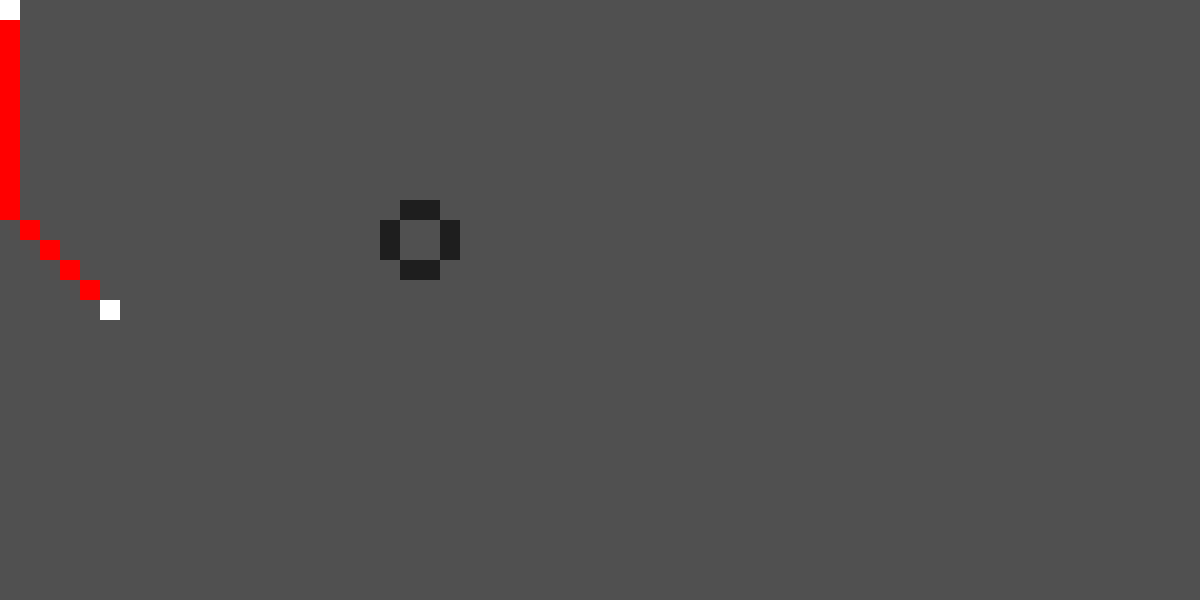
Frame 1 (no input)
Frame 60 (no input): identical to frame 1, image omitted
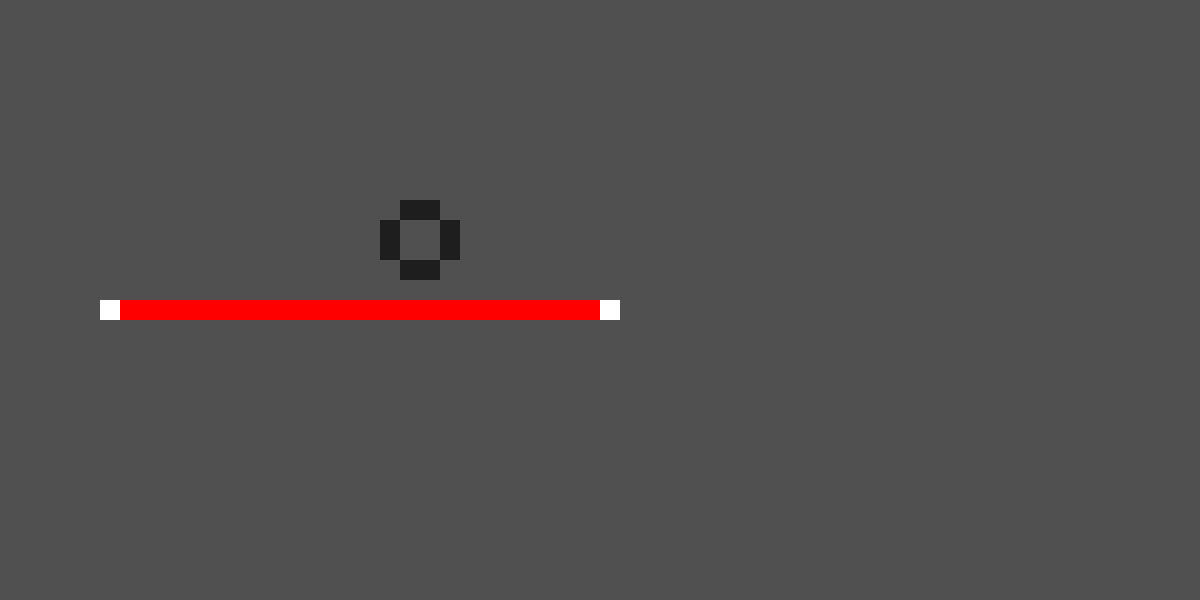
Frame 120 (the mouse pressed at the canvas centre since frame 60)

The p5.js sketch that drew these frames (run headless with seeded random() and noise() and a simulated clock; from frame 60 on, the mouse is pressed at the canvas centre):

// p5.js sketch
// ── sketch.js
let GRID_SIZE_X = 60;
let GRID_SIZE_Y = 30;
let NODE_SIZE = 20;

let lst;
let pathfinder;

// Start position
let startX = 5;
let startY = 15;

function setup() {
  createCanvas(GRID_SIZE_X * NODE_SIZE, GRID_SIZE_Y * NODE_SIZE);
  noStroke();

  // Create an instance of the Pathfinder
  pathfinder = new Pathfinder(GRID_SIZE_X, GRID_SIZE_Y, NODE_SIZE);

  // Add unwalkable lines
  // pathfinder.addUnwalkableRect(20, 4, 1, 10);
  // pathfinder.addUnwalkableRect(20, 16, 1, 10);
  // pathfinder.addUnwalkableRect(30, 10, 1, 10);
  // pathfinder.addUnwalkableRect(40, 4, 1, 10);
  // pathfinder.addUnwalkableRect(40, 16, 1, 10);

  // pathfinder.addUnwalkableNode(20, 10);
  // pathfinder.addUnwalkableNode(22, 10);
  // pathfinder.addUnwalkableNode(21, 9);
  // pathfinder.addUnwalkableNode(21, 11);
  pathfinder.addUnwalkableNode(20, 10);
  pathfinder.addUnwalkableNode(21, 10);
  pathfinder.addUnwalkableNode(20, 13);
  pathfinder.addUnwalkableNode(21, 13);
  pathfinder.addUnwalkableNode(22, 11);
  pathfinder.addUnwalkableNode(22, 12);
  pathfinder.addUnwalkableNode(19, 11);
  pathfinder.addUnwalkableNode(19, 12);
}

function draw() {
  background(80);

  // Set the target position to the mouse position
  let targetX = constrain(floor(mouseX / pathfinder.nodeSize), 0, pathfinder.sizeX - 1);
  let targetY = constrain(floor(mouseY / pathfinder.nodeSize), 0, pathfinder.sizeY - 1);

  // Draw start node
  rect(startX * pathfinder.nodeSize, startY * pathfinder.nodeSize, pathfinder.nodeSize, pathfinder.nodeSize);

  // Draw path nodes
  lst = pathfinder.getPath(startX, startY, targetX, targetY);
  for (let i = 0; i < lst.length; i++) {
    lst[i].draw();
  }
  print(lst[lst.length - 1]);

  // Draw unwalkable nodes
  pathfinder.drawUnwalkableNodes();

  // Draw target node
  rect(targetX * pathfinder.nodeSize, targetY * pathfinder.nodeSize, pathfinder.nodeSize, pathfinder.nodeSize);
}

// ── pathfinder.js
class Node {
  constructor(x, y) {
    this.x = x;
    this.y = y;
  }

  _getNeib(allowDiagonal=true) {
    let list = []
    if (allowDiagonal) {
      for (let i = -1; i < 2; i++) {
        for (let j = -1; j < 2; j++) {
          if (i == 0 && j == 0)
            continue;
          list.push(createVector(i, j));
        }
      }
    } else {
      list.push(createVector(0, -1));
      list.push(createVector(0, 1));
      list.push(createVector(-1, 0));
      list.push(createVector(1, 0));
    }
    return list;
  }

}

class WalkableNode extends Node {
  constructor(x, y, gCost = -1, hCost = -1, parent = null) {
    super(x, y);
    this.type = 'OPEN';
    this.gCost = gCost;
    this.hCost = hCost;
    this.parent = parent;
  }

  getFCost() {
    return this.gCost + this.hCost;
  }

  draw() {
    push();
    if (this.type == 'OPEN')
      fill(0, 255, 0);
    else if (this.type == 'CLOSED')
      fill(255, 0, 0);
    rect(this.x * NODE_SIZE, this.y * NODE_SIZE, NODE_SIZE, NODE_SIZE);
    pop();
  }
}

class UnwalkableNode extends Node {
  constructor(x, y) {
    super(x, y);
    this.type = 'OBSTACLE'
  }

  draw() {
    push();
    fill(30);
    rect(this.x * NODE_SIZE, this.y * NODE_SIZE, NODE_SIZE, NODE_SIZE);
    pop();
  }
}

class Pathfinder {
  constructor(sizeX, sizeY, nodeSize, allowDiagonal=true) {
    this.sizeX = sizeX;
    this.sizeY = sizeY;
    this.nodeSize = nodeSize;
    this.allowDiagonal = allowDiagonal;

    this.unwalkableNodesList = []
  }

  // Returns the index in the list if found.
  // Returns -1 if not found
  static _nodeExistsInList(nodeX, nodeY, list) {
    for (let j = 0; j < list.length; j++) {
      if (list[j].x == nodeX && list[j].y == nodeY) {
        return j; // Found it
      }
    }
    return -1; // Didn't find it
  }

  // Returns the h distance between 2 nodes
  static _dist2(x1, y1, x2, y2) {
    let diffX = abs(x2 - x1);
    let diffY = abs(y2 - y1);
    let diff = min(diffY, diffX);
    diffX -= diff;
    diffY -= diff;

    return diff * 14 + (diffX + diffY) * 10;
  }

  // Returns a list of all the nodes that make up the path starting from
  // (startX, startY) and ending in (targetX, targetY)
  getPath(startX, startY, targetX, targetY) {
    let openNodeList = []
    let closedNodeList = []

    // Check if the target node exists in the unwalkables list
    if (Pathfinder._nodeExistsInList(targetX, targetY, this.unwalkableNodesList) != -1)
      return [];

    let hCost = Pathfinder._dist2(startX, startY, targetX, targetY);
    let startNode = new WalkableNode(startX, startY, 0, hCost);
    openNodeList.push(startNode);

    while (true) {
      // Find lowest cost open node
      let minF;
      let minH;
      let minIndex = -1;
      for (let i = 0; i < openNodeList.length; i++) {
        let fCost = openNodeList[i].getFCost()
        if (i == 0 || fCost < minF) {
          minF = fCost;
          minH = openNodeList[i].hCost;
          minIndex = i;
        }
        else if (fCost == minF) {
          if (openNodeList[i].hCost < minH) {
            minH = openNodeList[i].hCost;
            minIndex = i;
          }
        }
      }
      if (minIndex == -1 || this.sizeX * this.sizeY == openNodeList.length + closedNodeList.length - this.unwalkableNodesList.length)
        return [];

      let currentNode = openNodeList[minIndex];

      // Remove it from open nodes and add it to closed nodes
      openNodeList.splice(minIndex, 1);
      currentNode.type = 'CLOSED';
      closedNodeList.push(currentNode);

      // Check if found
      if (currentNode.x == targetX && currentNode.y == targetY) {
        break;
      }

      // Loop through all the neighbours
      let neibList = currentNode._getNeib(this.allowDiagonal)
      for (let i = 0; i < neibList.length; i++) {
        let v = neibList[i];
        let new_node = new WalkableNode(currentNode.x + v.x, currentNode.y + v.y);

        // Check if the neib node exists in the closed list
        if (Pathfinder._nodeExistsInList(new_node.x, new_node.y, closedNodeList) != -1)
          continue;

        // Check if the neib node exists in the unwalkables list
        if (Pathfinder._nodeExistsInList(new_node.x, new_node.y, this.unwalkableNodesList) != -1)
          continue;

        let gCost = currentNode.gCost + Pathfinder._dist2(currentNode.x, currentNode.y, currentNode.x + v.x, currentNode.y + v.y);
        let hCost = Pathfinder._dist2(currentNode.x + v.x, currentNode.y + v.y, targetX, targetY);

        // Check if the neib node exists in the open list
        let ind = Pathfinder._nodeExistsInList(new_node.x, new_node.y, openNodeList);
        let existsInOpen = ind != -1;

        // Check if path goes between 2 obstacles
        let canPass = true;
        if (abs(new_node.x - currentNode.x) + abs(new_node.y - currentNode.y) == 2) {
          if (Pathfinder._nodeExistsInList(currentNode.x, new_node.y, this.unwalkableNodesList) != -1 && Pathfinder._nodeExistsInList(new_node.x, currentNode.y, this.unwalkableNodesList) != -1) {
            canPass = false;
          }
        }

        // Add the open node or update it
        if ((!existsInOpen || gCost < openNodeList[ind].gCost) && canPass) {
          if (existsInOpen)
            openNodeList.splice(ind, 1);

          new_node.gCost = gCost;
          new_node.hCost = hCost;
          new_node.parent = currentNode;
          openNodeList.push(new_node);
        }
      }
    }

    // Retrace the path
    let path = []
    let node = closedNodeList[closedNodeList.length - 1]
    while (node.parent != null) {
      path.push(node);
      node = node.parent;
    }

    return path.reverse();
  }

  // Creates an unwalkable node
  addUnwalkableNode(x, y) {
    let node = new UnwalkableNode(x, y);
    this.unwalkableNodesList.push(node);
  }

  // Creates an unwalkable rectangle in (x, y) with width w and height h
  addUnwalkableRect(x, y, w, h) {
    for (let i = x; i < x + w; i++) {
      for (let j = y; j < y + h; j++) {
        this.addUnwalkableNode(i, j);
      }
    }
  }

  // Draws all the unwalkable nodes the pathfinder instance has
  drawUnwalkableNodes() {
    for (let i = 0; i < this.unwalkableNodesList.length; i++) {
      this.unwalkableNodesList[i].draw();
    }
  }
}
